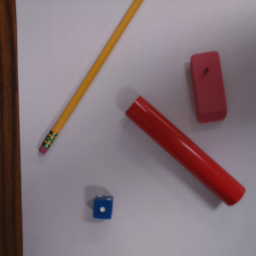
#> input picture ip/newtest.png, 256 x 256 px
$ python main1.py   (older library calls are emulated)
#> lines starting #> are read from the running program, lines starting #| are printed output that depends on the picture; after the words box and inside, x2 and y2 are one past the last pixel; in counts of white or black regions, pixels touching at a corner belong together
import cv2
import numpy as np
import ImageProcessing as ip
img = cv2.imread('newtest.png')
#> img is the input picture: shape (256, 256, 3); mean B, G, R 121.7, 116.2, 132.9


hsv = cv2.cvtColor(img, cv2.COLOR_RGB2HSV)
#> hsv: shape (256, 256, 3); mean H, S, V 144.4, 49.2, 134.7

cv2.imwrite('hsv.jpg',hsv)


gray = cv2.cvtColor(hsv, cv2.COLOR_RGB2GRAY)
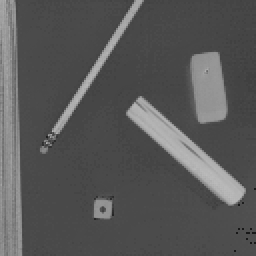
#> gray: shape (256, 256); min 24, max 189, mean 87.4

copy = np.array(gray)

gray = cv2.medianBlur(gray, 5)

cv2.imwrite('gray.jpg',gray)


#thresh = cv2.adaptiveThreshold(gray, 255, cv2.ADAPTIVE_THRESH_GAUSSIAN_C, cv2.THRESH_BINARY, 11, 2)

#cv2.imwrite('thresh.jpg',thresh)
can = cv2.Canny(gray, 50, 100)
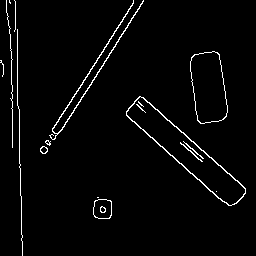
#> can: shape (256, 256); 2.7% white in thin lines or dots

cv2.imwrite('canny.jpg', can)

f, contours, hierarchy = cv2.findContours(can, cv2.RETR_TREE,cv2.CHAIN_APPROX_SIMPLE)
#> contours = 24 contours, 14 with area under 20; largest, box (x1, y1, x2, y2) and area: (126, 96, 246, 206) 3561, (126, 96, 246, 206) 3356, (190, 51, 228, 124) 2085, (190, 51, 228, 124) 2072, (93, 199, 112, 219) 315

for c in contours:
    cv2.drawContours(copy,[c],0,(0,255,0),1)
#> this loop made 24 passes
#> c on passes 5, 12: [[97, 197], [98, 197]], [[216, 191]]
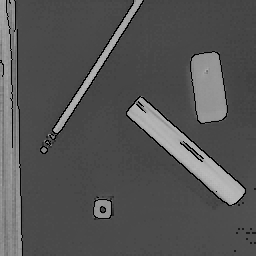
#> copy: shape (256, 256); 2.71% of pixels changed, all inside (x1, y1, x2, y2) = (0, 0, 246, 256)

cv2.imwrite('contours.jpg', copy)


for c in contours:
    if cv2.contourArea(c) > 100:
        rect = cv2.minAreaRect(c)
        x = cv2.boxPoints(rect)
        x1,y1 = x[0]
        x2,y2 = x[1]
        x3,y3 = x[2]
        x4,y4 = x[3]

        cv2.line(img, (x1,y1), (x2,y2), (0,255,0), 1)
        cv2.line(img, (x2,y2), (x3,y3), (0,255,0), 1)
        cv2.line(img, (x3,y3), (x4,y4), (0,255,0), 1)
        cv2.line(img, (x4,y4), (x1,y1), (0,255,0), 1)
#> this loop made 24 passes
#> (rect, x1, y1, x2, y2, x3, y3, x4) on passes 1, 2, 10, 11, 18, 19, 21: (((102, 208.5), (19, 18), -90), 111, 218, 93, 218, 93, 199, 111), (((102, 208.5), (19, 18), -90), 111, 218, 93, 218, 93, 199, 111), (((185.6, 151.8), (26.16, 144.6), -48.37), 230.9, 209.6, 122.9, 113.5, 140.2, 93.99, 248.3), (((185.6, 151.8), (24.83, 143.3), -48.37), 230.9, 208.7, 123.8, 113.5, 140.3, 94.92, 247.4), (((208.1, 86.92), (32.39, 70.29), -8.13), 197, 124, 187.1, 54.42, 219.1, 49.84, 229.1), (((208.1, 86.92), (32.39, 70.29), -8.13), 197, 124, 187.1, 54.42, 219.1, 49.84, 229.1), (((95.43, 68.19), (166.1, 9.43), -57.67), 55, 140.9, 47.03, 135.9, 135.9, -4.52, 143.8)
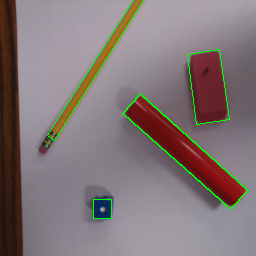
#> img: shape (256, 256, 3); 1.61% of pixels changed, all inside (x1, y1, x2, y2) = (47, 0, 249, 219)


cv2.imwrite('boxes.jpg', img)
